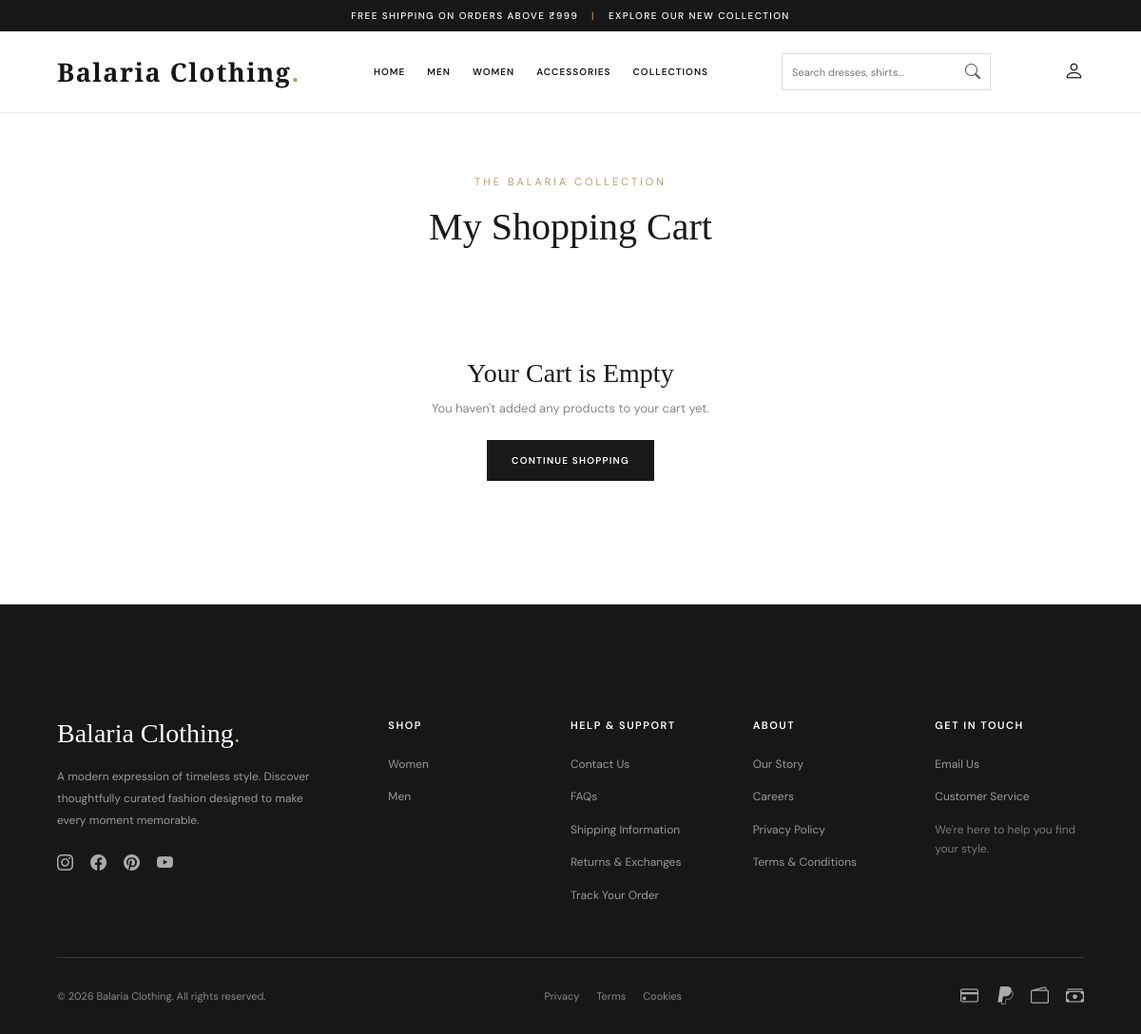
Before: /cart/1/ with the older database file.
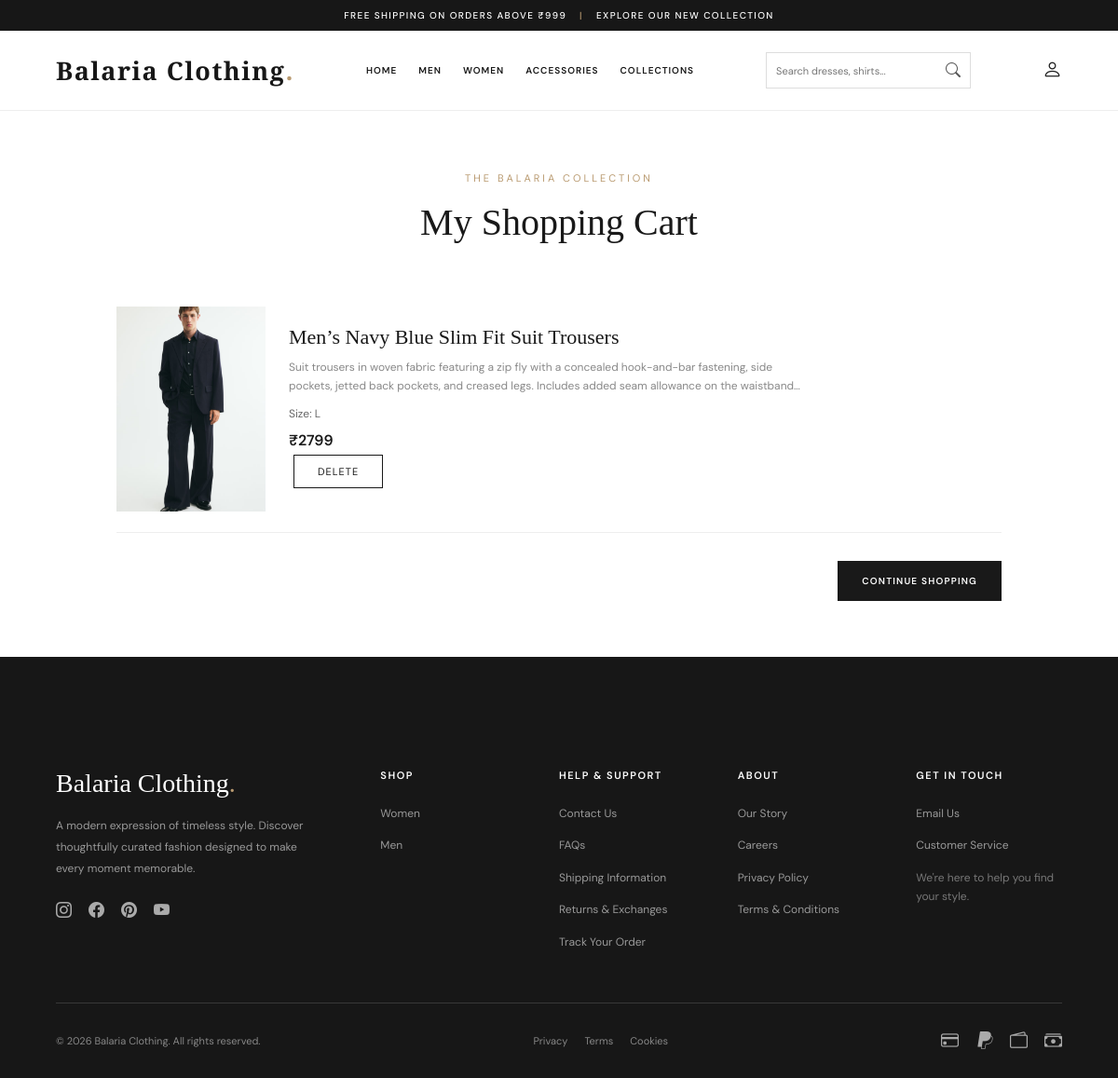
After: the same page with the newer database file.
### home/models.py (models this page shows, shortened)
class Cart(models.Model):
    user = models.ForeignKey(User, on_delete=models.CASCADE)
    name=models.CharField(max_length=120)
    price=models.IntegerField()
    description=models.TextField()
    img=models.ImageField(upload_to='product/')
    categorie=models.ForeignKey(Categorie,on_delete=models.CASCADE)
    size=models.ForeignKey(Size,on_delete=models.CASCADE)

class Size(models.Model):
    name=models.CharField(max_length=5)
    def __str__(self):
        return self.name

### home/views.py (the view)
# urls.py: path('cart/<int:pk>/',cartpage),
def cartpage(request,pk):
    products=Cart.objects.filter(user_id=pk)
    return render(request,'cart.html',{'products':products})

### templates/cart.html (shortened to what this page needs)
{% extends 'base.html' %}
{% load static %}
{% block styles %}
<link rel="stylesheet" href="{% static 'css/cart.css' %}">
{% endblock %}
{% block content %}
<section class="cart-section">
    <div class="cart-heading">
        <span>THE BALARIA COLLECTION</span>
        <h1>My Shopping Cart</h1>
    </div>
    <div class="cart-products">
        {% for product in products %}
        <div class="cart-product-card">
            <div class="cart-product-image">
                {% if product.img %}
                <img src="{{ product.img.url }}" alt="{{ product.name }}">
                {% endif %}
            </div>
            <div class="cart-product-details">
                <h2>{{ product.name }}</h2>
                <p class="cart-description">
                    {{ product.description }}
                </p>
                <p class="cart-size">
                    Size: {{ product.size }}
                </p>
                <p class="cart-price">
                    ₹{{ product.price }}
                </p>
                <form method="POST" action="/deletecart/{{ product.id }}/">
                    <button type="submit" class="delete-cart-btn">DELETE</button>
                </form>
            </div>
        </div>
        {% empty %}
        <div class="empty-cart">
            <h2>Your Cart is Empty</h2>
            <p>You haven't added any products to your cart yet.</p>
            <a href="/" class="continue-shopping">
                CONTINUE SHOPPING
            </a>
        </div>
        {% endfor %}
    </div>
    {% if products %}
    <div class="cart-footer">
        <a href="/" class="continue-shopping">
            CONTINUE SHOPPING
        </a>
    </div>
    {% endif %}
</section>
{% endblock %}

### templates/base.html (shortened to what this page needs)
{% load static %}
<!DOCTYPE html>
<html lang="en">
<head>
    <link rel="stylesheet"
        href="https://cdn.jsdelivr.net/npm/bootstrap-icons@1.11.3/font/bootstrap-icons.min.css">
    <link rel="stylesheet" href="{% static 'css/base.css' %}">
    {% block styles %}{% endblock %}
</head>
<body>
    <div class="announcement-bar">
        FREE SHIPPING ON ORDERS ABOVE ₹999
        <span>|</span>
        EXPLORE OUR NEW COLLECTION
    </div>
    <header class="main-header">
        <div class="header-inner">
            <a href="/" class="brand-logo">
                Balaria Clothing<span>.</span>
            </a>
            <nav class="desktop-navigation">
                <a href="/">HOME</a>
                <a href="/men/">MEN</a>
                <a href="/women/">WOMEN</a>
                <a href="/accessories/">ACCESSORIES</a>
                <a href="/collections/">COLLECTIONS</a>
            </nav>
            <form class="header-search" method="GET" action="#">
                <input type="search"
                       name="q"
                       placeholder="Search dresses, shirts..."
                       aria-label="Search products">
                <button type="submit" aria-label="Search">
                    <i class="bi bi-search"></i>
                </button>
            </form>
            <div class="header-actions">
                <button type="button"
                        class="header-icon"
                        data-open-modal="profileModal"
                        aria-label="My account">
                    <i class="bi bi-person"></i>
                </button>
            </div>
        </div>
    </header>
    <main class="page-content">
        {% block content %}
        {% endblock %}
    </main>
    <footer class="main-footer">
        <div class="footer-links">
            <div class="footer-brand">
                <a href="/" class="footer-logo">
                    Balaria Clothing<span>.</span>
                </a>
                <p>
                    A modern expression of timeless style.
                    Discover thoughtfully curated fashion
                    designed to make every moment memorable.
                </p>
                <div class="footer-social-links">
                    <a href="#" aria-label="Instagram">
                        <i class="bi bi-instagram"></i>
                    </a>
                    <a href="#" aria-label="Facebook">
                        <i class="bi bi-facebook"></i>
                    </a>
                    <a href="#" aria-label="Pinterest">
                        <i class="bi bi-pinterest"></i>
                    </a>
                    <a href="#" aria-label="YouTube">
                        <i class="bi bi-youtube"></i>
                    </a>
                </div>
            </div>
            <div class="footer-column">
                <h3>SHOP</h3>
                <a href="/women/">Women</a>
                <a href="/men/">Men</a>
            </div>
            <div class="footer-column">
                <h3>HELP & SUPPORT</h3>
                <a href="#">Contact Us</a>
                <a href="#">FAQs</a>
                <a href="#">Shipping Information</a>
                <a href="#">Returns & Exchanges</a>
                <a href="#">Track Your Order</a>
            </div>
            <div class="footer-column">
                <h3>ABOUT</h3>
                <a href="#">Our Story</a>
                <a href="#">Careers</a>
                <a href="#">Privacy Policy</a>
                <a href="#">Terms & Conditions</a>
            </div>
            <div class="footer-column">
                <h3>GET IN TOUCH</h3>
                <a href="mailto:support@example.com">Email Us</a>
                <a href="#">Customer Service</a>
                <p>We're here to help you find your style.</p>
            </div>
        </div>
        <div class="footer-divider"></div>
        <div class="footer-bottom">
            <p>© 2026 Balaria Clothing. All rights reserved.</p>
            <div class="footer-bottom-links">
                <a href="#">Privacy</a>
                <a href="#">Terms</a>
                <a href="#">Cookies</a>
            </div>
            <div class="payment-methods">
                <i class="bi bi-credit-card"></i>
                <i class="bi bi-paypal"></i>
                <i class="bi bi-wallet2"></i>
                <i class="bi bi-cash-stack"></i>
            </div>
        </div>
    </footer>
</body>
</html>

### static/css/base.css (style rules this page uses)
* { margin: 0; padding: 0; box-sizing: border-box; }
body { font-family: 'DM Sans', sans-serif; background: #ffffff; color: #171717; }
a { color: inherit; text-decoration: none; }
button, input { font: inherit; }
button { cursor: pointer; }
.announcement-bar { background: #171717; color: #ffffff; text-align: center; padding: 10px 15px; font-size: 10px; font-weight: 500; letter-spacing: 1.4px; }
.announcement-bar span { color: #b99a70; margin: 0 10px; }
.main-header { position: sticky; top: 0; z-index: 1000; background: #ffffff; border-bottom: 1px solid #eeeeee; }
.header-inner { min-height: 85px; padding: 0 5%; display: flex; align-items: center; justify-content: space-between; gap: 25px; }
.brand-logo { font-family: 'Playfair Display', serif; font-size: 27px; font-weight: 600; letter-spacing: 1.5px; white-space: nowrap; }
.brand-logo span, .footer-logo span { color: #b99a70; }
.desktop-navigation { display: flex; align-items: center; gap: 23px; }
.desktop-navigation a { font-size: 10px; font-weight: 600; letter-spacing: 1px; transition: color 0.3s; }
.header-search { width: 220px; height: 39px; display: flex; align-items: center; padding: 0 10px; border: 1px solid #dddddd; }
.header-search input { width: 100%; min-width: 0; border: none; outline: none; background: transparent; font-size: 11px; }
.header-search button { border: none; background: transparent; font-size: 16px; color: #555555; }
.header-actions { display: flex; align-items: center; gap: 22px; }
.header-icon { border: none; background: transparent; color: #222222; font-size: 21px; transition: color 0.3s; }
.page-content { min-height: 300px; }
.main-footer { padding: 65px 5% 0; background: #171717; color: #ffffff; }
.footer-divider { width: 100%; height: 1px; background: #383838; }
.footer-links { display: grid; grid-template-columns: 2fr repeat(4, 1fr); gap: 35px; padding: 55px 0; }
.footer-logo { display: inline-block; margin-bottom: 18px; font-family: 'Playfair Display', serif; font-size: 28px; }
.footer-brand p { max-width: 280px; margin-bottom: 22px; color: #999999; font-size: 12px; line-height: 1.9; }
.footer-social-links { display: flex; gap: 18px; }
.footer-social-links a { color: #aaaaaa; font-size: 17px; transition: color 0.3s; }
.footer-column { display: flex; flex-direction: column; align-items: flex-start; gap: 14px; }
.footer-column h3 { margin-bottom: 10px; color: #ffffff; font-size: 11px; font-weight: 600; letter-spacing: 1.5px; }
.footer-column a, .footer-column p { color: #999999; font-size: 12px; line-height: 1.7; }
.footer-column p { max-width: 160px; color: #777777; }
.footer-bottom { min-height: 80px; display: flex; justify-content: space-between; align-items: center; gap: 20px; flex-wrap: wrap; }
.footer-bottom p { margin: 0; color: #888888; font-size: 11px; }
.footer-bottom-links, .payment-methods { display: flex; align-items: center; gap: 18px; }
.footer-bottom-links a { color: #888888; font-size: 11px; }
.payment-methods { color: #aaaaaa; font-size: 19px; }

Changed rows visible on the page:
added Cart: img (picture), name "Men’s Navy Blue Slim Fit Suit Trousers", description "Suit trousers in woven fabric featuring a zip fly with a concealed hook-and-bar fastening, side pockets, jetted back pockets, and creased legs. Includes added seam allowance on the…", size "L", price "2799"
Other visible differences:
text no longer shown: "Your Cart is Empty You haven't added any products to your cart yet."
